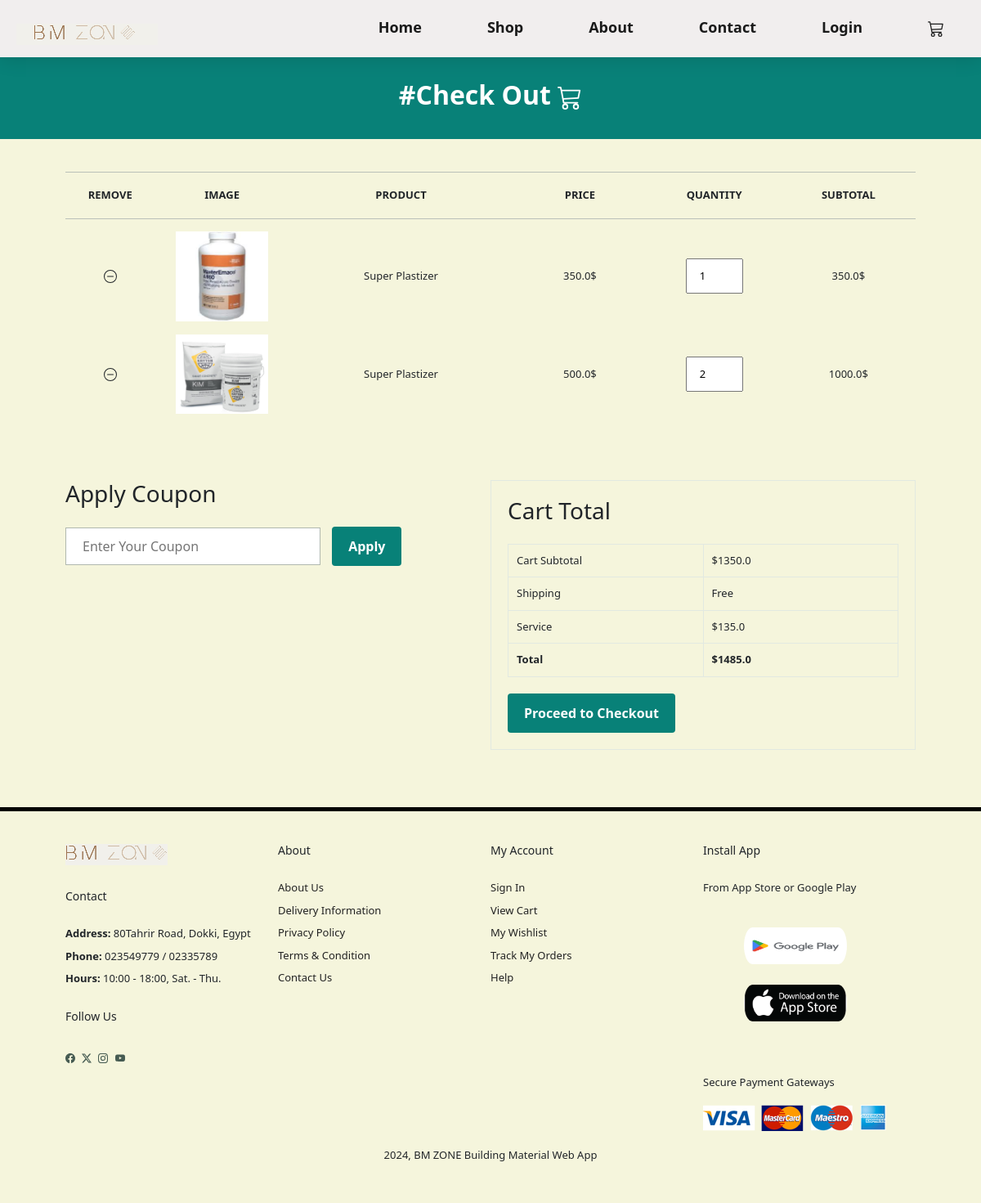
The app's page /cart (signed in) with its own data.
### userauths/models.py (models this page shows, shortened)
class OrderItem(models.Model):
    product = models.ForeignKey(Product, on_delete=models.SET_NULL, null=True)
    order = models.ForeignKey(Order, on_delete=models.SET_NULL, null=True)
    quantity = models.IntegerField(default=0, null=True, blank=True)
    date_added = models.DateTimeField(auto_now_add=True)
    @property
    def get_total(self):
        total = self.product.price * self.quantity
        return total

class Product(models.Model):
    name = models.CharField(max_length=200, null=True)
    company = models.CharField(max_length=200, null=True)
    review = models.IntegerField(default=0)
    price = models.FloatField()
    description = models.TextField(max_length=500, null=True, blank=True)
    digital = models.BooleanField(default=False, null=True)
    image = models.ImageField(null=True, blank=True)

class Order(models.Model):
    customer = models.ForeignKey(Customer, on_delete=models.SET_NULL, null=True, blank=True)
    date_ordered = models.DateTimeField(auto_now_add=True)
    complete = models.BooleanField(default=False, null=True, blank=False)
    transaction_id = models.CharField(max_length=200, null=True)
    @property
    def get_cart_total(self):
        orderitems = self.orderitem_set.all()
        total = sum([item.get_total for item in orderitems])
        return total
    @property
    def service(self):
        service = self.get_cart_total * 0.1
        return service
    @property
    def gross_total(self):
        total = self.get_cart_total + self.service
        return total

### core/views.py (the view)
# urls.py: path("cart", views.cart),
def cart(request):
    if request.user.is_authenticated:
        customer = request.user.customer
        order, created = Order.objects.get_or_create(customer=customer, complete=False)
        items = order.orderitem_set.all()
    else:
        items = []
        order = {'get_cart_total':0}
    context = {'items':items, 'order':order}
    return render(request, 'core/cart.html', context)

### templates/core/cart.html (shortened to what this page needs)
{% extends 'partials/base.html' %}
{% load static %}
{% block content %}
    <section id="page-header" class="cart-header">
        <h2>#Check Out <span></span></h2>
    </section>
    <section id="cart" class="section-p1">
        <table width="100%">
            <thead>
                <tr>
                    <td>Remove</td>
                    <td>Image</td>
                    <td>Product</td>
                    <td>Price</td>
                    <td>Quantity</td>
                    <td>Subtotal</td>
                </tr>
            </thead>
            <tbody>
                {% for item in items %}
                <tr>
                    <td><svg xmlns="http://www.w3.org/2000/svg" width="16" height="16" fill="currentColor" class="bi bi-dash-circle" viewBox="0 0 16 16">
                        <path d="M8 15A7 7 0 1 1 8 1a7 7 0 0 1 0 14m0 1A8 8 0 1 0 8 0a8 8 0 0 0 0 16"/>
                        <path d="M4 8a.5.5 0 0 1 .5-.5h7a.5.5 0 0 1 0 1h-7A.5.5 0 0 1 4 8"/>
                      </svg></td>
                    <td><img src='{{ item.product.image }}' alt=""></td>
                    <td>{{ item.product.company }} {{ item.name }}</td>
                    <td>{{ item.product.price|floatformat:1 }}$</td>
                    <td><input type="number" value="{{ item.quantity }}"></td>
                    <td>{{ item.get_total|floatformat:1  }}$</td>
                </tr>
                {% endfor %}
            </tbody>
        </table>
    </section>
    <section id="cart-add" class="section-p1">
        <div id="coupon">
            <h3>Apply Coupon</h3>
            <div>
                <input type="text" placeholder="Enter Your Coupon">
                <button class="normal">Apply</button>
            </div>
        </div>
        <div id="subtotal">
                    <h3>Cart Total</h3>
                    <table>
                        <tr>
                            <td>Cart Subtotal</td>
                            <td>${{ order.get_cart_total|floatformat:1 }}</td>
                        </tr>
                        <tr>
                            <td>Shipping</td>
                            <td>Free</td>
                        </tr>
                        <tr>
                            <td>Service</td>
                            <td>${{ order.service|floatformat:1 }}</td>
                        </tr>
                        <tr>
                            <td><strong>Total</strong></td>
                            <td><strong>${{ order.gross_total|floatformat:1 }}</strong></td>
                        </tr>
                    </table>
                    <button class="normal" onclick="window.location.href = 'checkout'">Proceed to Checkout</button>
        </div>
    </section>
    {% endblock content %}

### static/assets/style.css (style rules this page uses)
body { width: 100%; }
button.normal { font-size: 16px; font-weight: 700; padding: 10px 20px; color: #000; background-color: #fff; border-radius: 4px; cursor: pointer; border: none; outline: none; transition: 0.2s; }
.section-p1 { padding: 40px 80px; background-color: beige; }
#page-header { background-image: url(images/su-akiskanlastirici-banner.jpg); width: 100%; height: 30vh; background-size: cover; display: flex; justify-content: center; text-align: center; flex-direction: column; padding: 14px; }
#page-header h2 { color: #fff; font-weight: 700; font-size: 32px; }
#cart table { width: 100%; border-collapse: collapse; table-layout: fixed; white-space: nowrap; justify-items: center; }
#cart img { width: 70%; }
#cart table td:nth-child(1) { width: 100px; text-align: center; }
#cart table td:nth-child(2) { width: 150px; text-align: center; }
#cart table td:nth-child(3) { width: 250px; text-align: center; }
#cart table td:nth-child(4), #cart table td:nth-child(5), #cart table td:nth-child(6) { width: 150px; text-align: center; }
#cart table td:nth-child(5) input { width: 70px; padding: 10px 5px 10px 15px; }
#cart thead { border: 1px solid #bac0b9; border-left: none; border-right: none; }
#cart table thead td { font-weight: 700; text-transform: uppercase; font-size: 13px; padding: 18px 0; }
#cart table tbody tr td { padding-top: 15px; }
#cart table tbody tr td { font-size: 13px; }
#cart-add { display: flex; flex-wrap: wrap; justify-content: space-between; }
#coupon { width: 50%; margin-bottom: 30px; }
#coupon h3, #subtotal h3 { padding-bottom: 15px; }
#coupon input { padding: 10px 20px; outline: none; width: 60%; margin-right: 10px; border: 1px solid #b0b8af; }
#coupon button, #subtotal button { background-color: #088178; color: #fff; padding: 12px 20px; }
#subtotal { width: 50%; margin-bottom: 30px; border: 1px solid #e2e9e1; padding: 20px; }
#subtotal table { border-collapse: collapse; width: 100%; margin-bottom: 20px; }
#subtotal table td { width: 50%; border: 1px solid #e2e9e1; padding: 10px; font-size: 13px; }
#page-header.cart-header { background-color: #088178; background-image: none; height: 100px; }

### records on screen
OrderItem: product.image (picture), product.company "Super Plastizer", product.price "350.0", quantity "1", get_total "350.0"
OrderItem: product.image (picture), product.company "Super Plastizer", product.price "500.0", quantity "2", get_total "1000.0"
Order: get_cart_total "1350.0", service "135.0", gross_total "1485.0"
